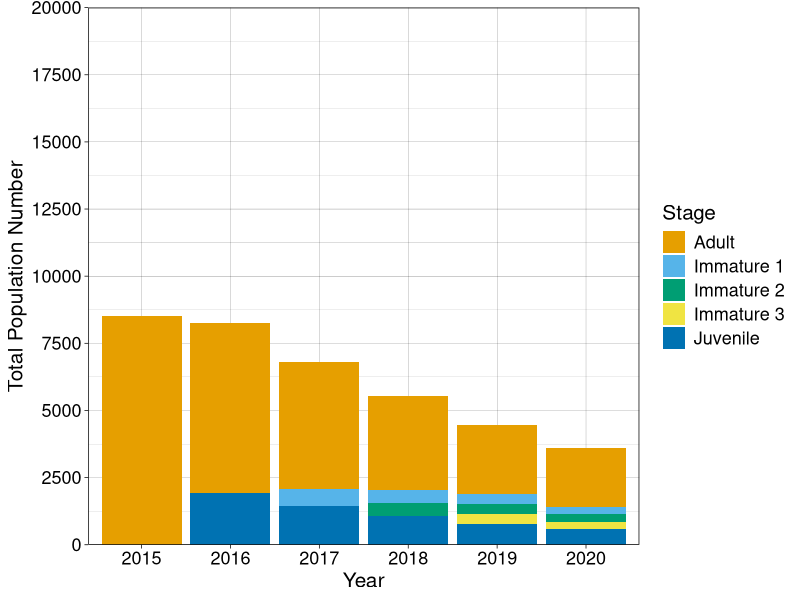
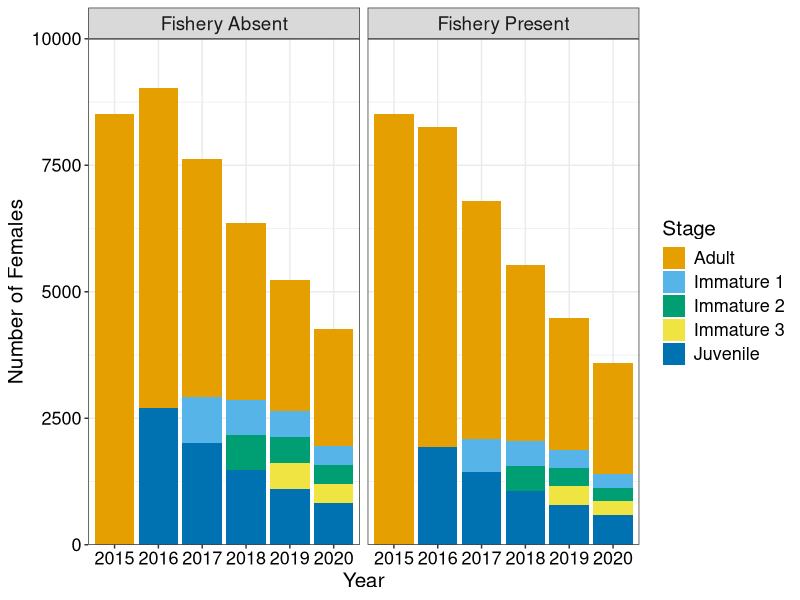

Generate these figures, in order, with R:
# create a dataset for fisheries
Year <- rep(c("2015","2016", "2017", "2018", "2019", "2020"),5)
Stage <-  c(rep("Juvenile" , 6) , rep("Immature 1" , 6) , rep("Immature 2" , 6) , rep("Immature 3" , 6), rep("Adult", 6))
value <- c(0, 1923.916288, 1429.469802, 1062.096063, 789.1373747, 586.3290694,
           0, 0, 659.9032868, 490.3081421, 364.2989496, 270.6741195,
           0, 0, 0, 490.3081421, 364.2989496, 270.6741195,
           0, 0, 0, 0, 364.2989496, 270.6741195,
           8512, 6324.416, 4699.041088, 3491.387528, 2594.100934, 2198.091113)
total <- 2*(value)
fishery <- data.frame(Year,Stage,value)

# stacked bar chart for fisheries dataset
library(ggplot2)

cbPalette <- c("#E69F00", "#56B4E9", "#009E73", "#F0E442", "#0072B2", "#D55E00", "#CC79A7")
scale_fill_manual(values=cbPalette)
ggplot(fishery, aes(fill=Stage, y=value, x=Year)) + 
 geom_bar(position="stack", stat="identity") +
scale_fill_manual(values=cbPalette) +
theme_linedraw() +
labs(x = "Year", y = "Total Population Number") +
theme(axis.title = element_text(size=15), 
legend.title = element_text(size=15), 
legend.text = element_text(size=13), 
axis.text = element_text(size=13)) +
scale_y_continuous(breaks=seq(0, 20000, 2500),
expand = c(0,0), 
limits = c(0,20000)) 

# dataset for no fisheries
Year_no <- rep(c("2015","2016", "2017", "2018", "2019", "2020"),5)
Stage_no <-  c(rep("Juvenile" , 6) , rep("Immature 1" , 6) , rep("Immature 2" , 6) , rep("Immature 3" , 6), rep("Adult", 6))
value_no <- c(0, 2693.477696, 2001.253928, 1486.931669, 1104.79023, 820.8591407,
           0, 0, 923.8628497, 686.4300973, 510.0175623, 378.9430488, 
           0, 0, 0, 686.4300973, 510.0175623, 378.9430488,
           0, 0, 0, 0, 510.0175623, 378.9430488,
           8512, 6324.416, 4699.041088, 3491.387528, 2594.100934, 2306.360042)
total_no <- 2*(value_no)
no_fishery <- data.frame(Year_no,Stage_no,value_no)

# dataset for both
Year <- rep(c("2015","2016", "2017", "2018", "2019", "2020"),10)
Stage <-  c(rep("Juvenile" , 6) , rep("Immature 1" , 6) , rep("Immature 2" , 6) , rep("Immature 3" , 6), rep("Adult", 6), rep("Juvenile" , 6) , rep("Immature 1" , 6) , rep("Immature 2" , 6) , rep("Immature 3" , 6), rep("Adult", 6))
Data <- c(rep("Fishery Present", 30), rep("Fishery Absent", 30))
value_comb <- c(0,1923.916288, 1429.469802, 1062.096063, 789.1373747, 586.3290694,
           0, 0, 659.9032868, 490.3081421, 364.2989496, 270.6741195,
           0, 0, 0, 490.3081421, 364.2989496, 270.6741195,
           0, 0, 0, 0, 364.2989496, 270.6741195,
           8512, 6324.416, 4699.041088, 3491.387528, 2594.100934, 2198.091113, 
           0, 2693.477696, 2001.253928, 1486.931669, 1104.79023, 820.8591407,
           0, 0, 923.8628497, 686.4300973, 510.0175623, 378.9430488, 
           0, 0, 0, 686.4300973, 510.0175623, 378.9430488,
           0, 0, 0, 0, 510.0175623, 378.9430488,
           8512, 6324.416, 4699.041088, 3491.387528, 2594.100934, 2306.360042)
total <- 2*(value_comb)
combined <- data.frame(Year,Stage,Data, value_comb)

#stacked barchart with both sets of data
library(ggplot2)
cbPalette <- c("#E69F00", "#56B4E9", "#009E73", "#F0E442", "#0072B2", "#D55E00", "#CC79A7")
graph_combined <- ggplot(combined, aes(fill=Stage, y=value_comb, x=Year)) + 
geom_bar(position="stack", stat="identity") + 
facet_wrap( ~ Data, ncol=2) +
scale_fill_manual(values=cbPalette) +
theme_bw() +
labs(x = "Year", y = "Number of Females") +
theme(text=element_text(size=17, colour="black"), 
axis.title = element_text(size=15, colour="black"), 
legend.title = element_text(size=15, colour="black"), 
legend.text = element_text(size=13, colour="black"), 
axis.text = element_text(size=13, colour="black")) +
scale_y_continuous(breaks=seq(0, 20000, 2500),expand = c(0,0), limits = c(0,10000))                 

# see graph
graph_combined

# stats - comparing predicted stable age distribution 
Predicted <- c("62.50%", "23.66%", "11.19%" , "2.65%", "0.00%")
Projected <- c("62.10%", "24.40%", "10.60%", "2.90%", "0.00%")
prop <- data.frame(Predicted, Projected)

# statistical test
fisher.test(prop$Predicted, prop$Projected) 